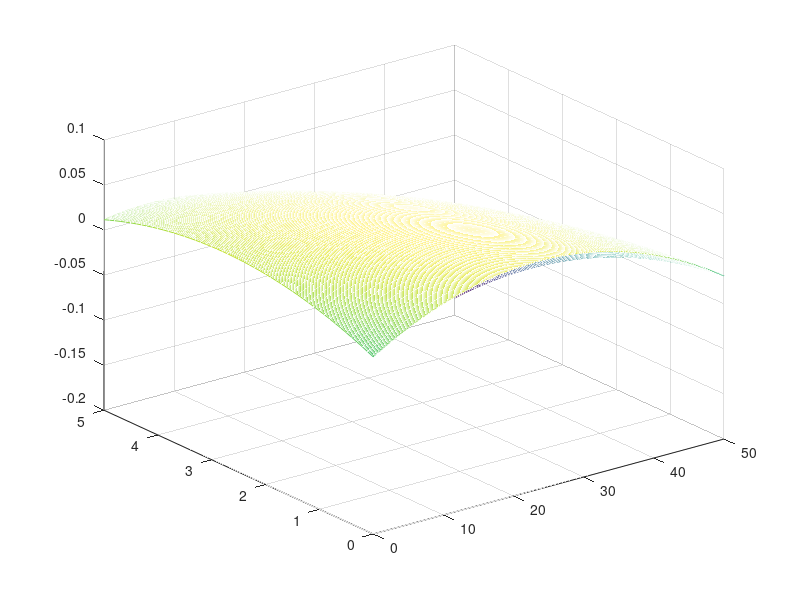

Source code (MATLAB):
function out = DalsuFit()

params = [2.8766E-02,...
          4.8449e-03,...
          -7.0672e-04,...
          -3.2753e-03,...
          -1.0312e-04,...
          -5.1618e-03];
[x,y] = meshgrid(0:0.1:50,0:0.1:5);
z = zeros(size(x));
for i = 1:size(x,1)
    for j = 1:size(x,2)
        xy = [y(i,j) x(i,j) x(i,j)*y(i,j) 1 x(i,j)^2 y(i,j)^2];
        z(i,j) = sum(xy.*params);
    end
end

mesh(x,y,z)

end